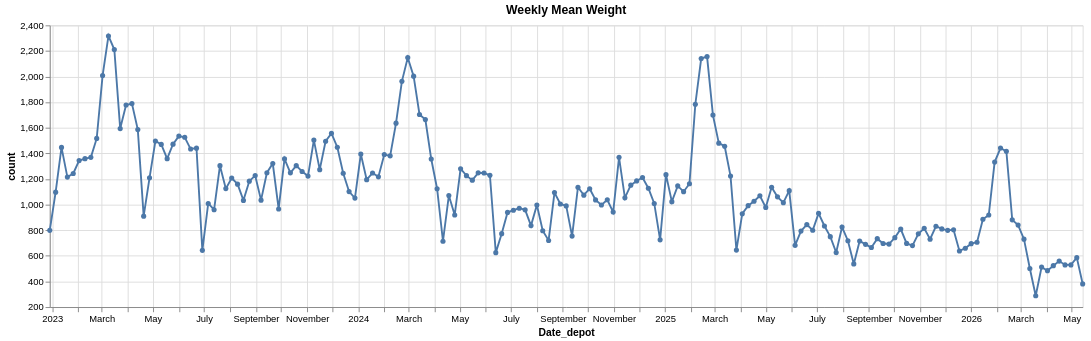

Notebook source saved alongside this figure:
### Code cell
importlib.reload(lib)
base_df = fields.pipe(
    lib.aggregate_by_date,
    freq="7d",
    value_col="weight_kg",
    date_col="Date_depot",
    total_col="total_weight_kg",
    count_col="count",
    mean_col="mean_weight_kg",
    std_col="std_weight_kg",
    extra_cols=lib.make_relative_hist_cols(
        "weight_kg", list(range(32)) + [np.inf], "sum"
    ),
)

# base_df_daily = fields.pipe(
#     lib.aggregate_by_date,
#     freq="1d",
#     value_col="weight_kg",
#     date_col="Date_depot",
#     total_col="total_weight_kg",
#     count_col="count",
#     mean_col="mean_weight_kg",
#     std_col="std_weight_kg",
#     extra_cols=lib.make_relative_hist_cols(
#         "weight_kg", list(range(32)) + [np.inf], "sum"
#     ),
# )

chart = (
    alt.Chart(base_df)
    .mark_line(point=True)
    .encode(
        x="Date_depot:T",
        y=alt.Y("count:Q", scale=alt.Scale(zero=False)),
        tooltip=["Date_depot:T"]
    )
    .properties(width=1100, title="Weekly Mean Weight")
)
chart

### Figure 1 — Vega specification as saved in the notebook (floating-point values rounded to 4 significant figures; data arrays with more than 128 entries replaced by an {"elided": "..."} marker saying what was removed)
{"$schema": "https://vega.github.io/schema/vega/v6.json", "data": [{"name": "source_0", "values": {"elided": "177 records"}, "transform": [{"type": "formula", "expr": "toDate(datum['Date_depot'])", "as": "Date_depot"}]}, {"name": "data_0", "values": {"elided": "177 records"}, "transform": [{"type": "formula", "expr": "toDate(datum['Date_depot'])", "as": "Date_depot"}]}], "marks": [{"type": "line", "name": "layer_0_marks", "from": {"data": "source_0"}, "sort": {"field": "x"}, "encode": {"update": {"stroke": {"value": "#4c78a8"}, "y": {"field": "count", "scale": "y"}, "defined": {"signal": "isValid(datum[\"Date_depot\"]) && isFinite(+datum[\"Date_depot\"]) && isValid(datum[\"count\"]) && isFinite(+datum[\"count\"])"}, "tooltip": {"signal": "{\"Date_depot\": timeFormat(datum[\"Date_depot\"], \"%b %d, %Y\")}"}, "x": {"field": "Date_depot", "scale": "x"}}}, "style": ["line"]}, {"type": "symbol", "name": "layer_1_marks", "from": {"data": "data_0"}, "encode": {"update": {"fill": {"value": "#4c78a8"}, "x": {"field": "Date_depot", "scale": "x"}, "tooltip": {"signal": "{\"Date_depot\": timeFormat(datum[\"Date_depot\"], \"%b %d, %Y\")}"}, "opacity": {"value": 1}, "y": {"field": "count", "scale": "y"}}}, "style": ["point"]}], "scales": [{"name": "x", "type": "time", "domain": {"fields": [{"data": "source_0", "field": "Date_depot"}, {"data": "data_0", "field": "Date_depot"}]}, "range": [0, {"signal": "width"}]}, {"name": "y", "type": "linear", "domain": {"fields": [{"data": "source_0", "field": "count"}, {"data": "data_0", "field": "count"}]}, "range": [{"signal": "height"}, 0], "zero": false, "nice": true}], "axes": [{"scale": "x", "gridScale": "y", "tickCount": {"signal": "ceil(width/40)"}, "domain": false, "minExtent": 0, "labels": false, "maxExtent": 0, "ticks": false, "zindex": 0, "orient": "bottom", "aria": false, "grid": true}, {"scale": "y", "zindex": 0, "aria": false, "tickCount": {"signal": "ceil(height/40)"}, "labels": false, "maxExtent": 0, "ticks": false, "grid": true, "gridScale": "x", "orient": "left", "minExtent": 0, "domain": false}, {"scale": "x", "labelFlush": true, "zindex": 0, "title": "Date_depot", "labelOverlap": true, "orient": "bottom", "tickCount": {"signal": "ceil(width/40)"}, "grid": false}, {"scale": "y", "orient": "left", "tickCount": {"signal": "ceil(height/40)"}, "labelOverlap": true, "zindex": 0, "title": "count", "grid": false}], "title": {"text": "Weekly Mean Weight", "frame": "group"}, "background": "white", "height": 300, "width": 1100, "padding": 5, "style": "cell"}
